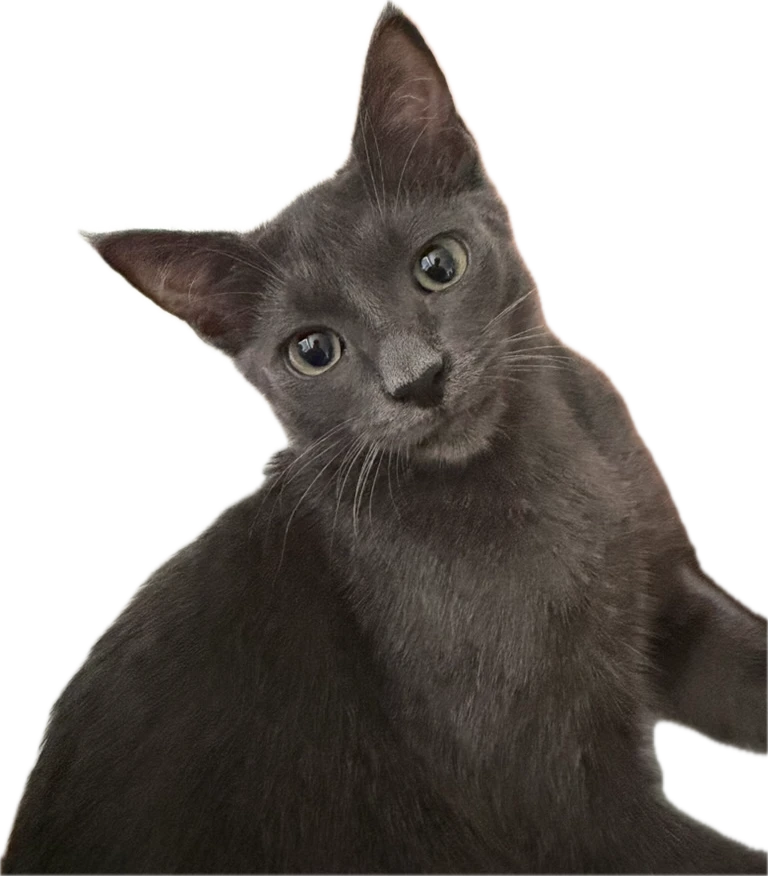
#> input picture ai-skill-reels/assets/cat.webp, 768 x 876 px; its folder holds only this picture in this run
$ python -i costumes.py   (imports and definitions only)
#> lines starting #> are read from the running program, lines starting #| are printed output that depends on the picture; after the words box and inside, x2 and y2 are one past the last pixel; in counts of white or black regions, pixels touching at a corner belong together
# 후추(assets/cat.webp) 코스튬 합성: 소품을 직접 그려 얼굴 각도에 맞춰 붙임
import math
from PIL import Image, ImageDraw, ImageFont, ImageChops

PAD = 220                     # 모자 등이 위로 튀어나올 여유
EYE_L, EYE_R = (315, 352), (440, 262)   # 원본 사진 기준 눈 중심
TILT = math.degrees(math.atan2(EYE_L[1] - EYE_R[1], EYE_R[0] - EYE_L[0]))  # ≈ 35.8° (반시계)
EYE_MID = ((EYE_L[0] + EYE_R[0]) / 2, (EYE_L[1] + EYE_R[1]) / 2)
UP = (-math.sin(math.radians(TILT)), -math.cos(math.radians(TILT)))
def head_point(dist, side=0):  # 눈 가운데에서 머리 위쪽(dist)·옆쪽(side)으로 이동한 점
#> further down, picture is the input picture: PIL image 768x876 RGBA; mean R, G, B, A 41.2, 36.8, 33.2, 140
    rx, ry = math.cos(math.radians(TILT)), -math.sin(math.radians(TILT))
    return (EYE_MID[0] + UP[0] * dist + rx * side, EYE_MID[1] + UP[1] * dist + ry * side)
CROWN = head_point(150)

INK = (25, 25, 30, 255); SS = 2   # 테두리 색, 슈퍼샘플링 배율
def canvas(w, h): return Image.new("RGBA", (w * SS, h * SS), (0, 0, 0, 0))
def done(im): return im.resize((im.width // SS, im.height // SS), Image.LANCZOS)
def s(v): return [int(x * SS) for x in v] if isinstance(v, (list, tuple)) else int(v * SS)

def put(base, prop, center, angle=TILT):
    r = prop.rotate(angle, expand=True, resample=Image.BICUBIC)
    base.alpha_composite(r, (int(center[0] - r.width / 2), int(center[1] + PAD - r.height / 2)))

def clip_to(layer, mask):  # 고양이 실루엣 안쪽만 남김 (옷 무늬용)
    a = ImageChops.multiply(layer.getchannel("A"), mask); layer.putalpha(a); return layer

# ---------- 소품 ----------
# [83 lines left out: functions eye_mask, cape, emblem, bone, leopard, club and 4 more, not called in this run]

def magnifier(photo):
    r = 74; w, h = 2 * r + 40, 2 * r + 190; im = Image.new("RGBA", (w, h), (0, 0, 0, 0)); cx, cy = w // 2, r + 20
#> after `im = Image.new('RGBA', (w, h), (0, 0, 0, 0))`: im: PIL image 188x338 RGBA; every value is 0
    ex, ey = EYE_R; crop = photo.crop((int(ex - r / 1.6), int(ey - r / 1.6), int(ex + r / 1.6), int(ey + r / 1.6))).resize((2 * r, 2 * r), Image.LANCZOS)
#> after `crop = photo.crop((int(ex - r / 1.6), int(ey - r / 1.6), int(ex + r / `:
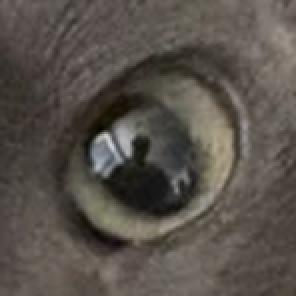
#> crop: PIL image 148x148 RGBA (shown 2 times larger); mean R, G, B, A 88.1, 81.6, 74.7, 255
    crop = crop.rotate(-TILT, resample=Image.BICUBIC)  # 렌즈 전체가 TILT만큼 돌아가므로 미리 반대로
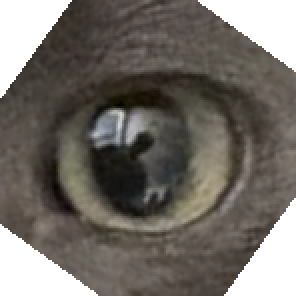
#> crop: PIL image 148x148 RGBA (shown 2 times larger); mean R, G, B, A 71.9, 66.8, 60.9, 212.9; transparent parts drawn white
    m = Image.new("L", (2 * r, 2 * r), 0); ImageDraw.Draw(m).ellipse((0, 0, 2 * r - 1, 2 * r - 1), fill=255)
#> after `m = Image.new('L', (2 * r, 2 * r), 0)`: m: PIL image 148x148 L; every value is 0
#> after `ImageDraw.Draw(m).ellipse((0, 0, 2 * r - 1, 2 * r - 1), fill=255)`:
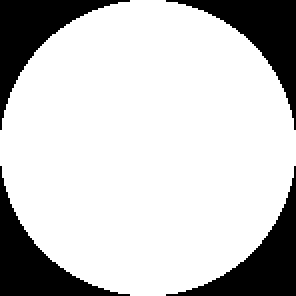
#> m: PIL image 148x148 L (shown 2 times larger); 78.4% white; 4 black regions, box (x1, y1, x2, y2) and area: (0, 0, 65, 65) 1182, (83, 0, 148, 65) 1182, (0, 83, 65, 148) 1182, (83, 83, 148, 148) 1182
    glass = Image.new("RGBA", (2 * r, 2 * r), (200, 225, 255, 255)); glass.alpha_composite(crop)
#> after `glass = Image.new('RGBA', (2 * r, 2 * r), (200, 225, 255, 255))`:
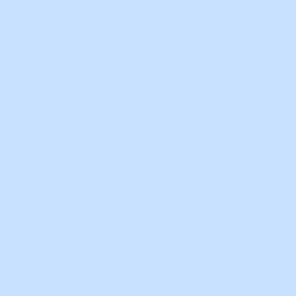
#> glass: PIL image 148x148 RGBA (shown 2 times larger); mean R, G, B, A 200, 225, 255, 255
    tint = Image.new("RGBA", (2 * r, 2 * r), (180, 210, 255, 50)); glass.alpha_composite(tint); glass.putalpha(m)
#> after `tint = Image.new('RGBA', (2 * r, 2 * r), (180, 210, 255, 50))`:
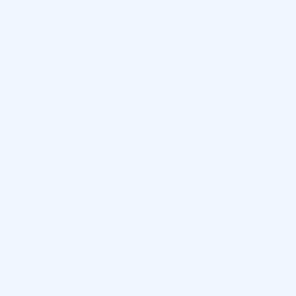
#> tint: PIL image 148x148 RGBA (shown 2 times larger); mean R, G, B, A 180, 210, 255, 50; transparent parts drawn white
#> after `glass.putalpha(m)`:
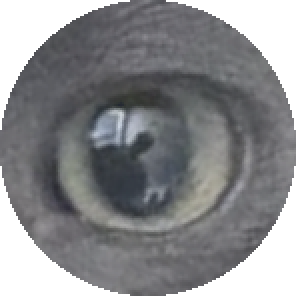
#> glass: PIL image 148x148 RGBA (shown 2 times larger); mean R, G, B, A 119.6, 124.7, 132.8, 200; transparent parts drawn white
    im.alpha_composite(glass, (cx - r, cy - r)); d = ImageDraw.Draw(im)
#> after `im.alpha_composite(glass, (cx - r, cy - r))`:
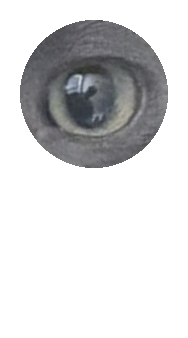
#> im: PIL image 188x338 RGBA; mean R, G, B, A 28.2, 28.5, 29.4, 68.9; transparent parts drawn white
    d.rounded_rectangle((cx - 13, cy + r + 4, cx + 13, h - 6), 10, fill=(60, 45, 35, 255), outline=INK, width=5)
    d.ellipse((cx - r - 6, cy - r - 6, cx + r + 6, cy + r + 6), outline=(50, 50, 58, 255), width=14)
    d.ellipse((cx - r - 12, cy - r - 12, cx + r + 12, cy + r + 12), outline=INK, width=4)
    d.arc((cx - r + 18, cy - r + 18, cx + 10, cy + 10), 190, 260, fill=(255, 255, 255, 200), width=8)
    return im, (cx, cy)

# [134 lines left out: functions glasses, laptop, mug, mortarboard, bowtie, quill and 7 more, not called in this run]

>>> from PIL import Image
>>> picture = Image.open('../assets/cat.webp')
>>> result = magnifier(picture)
